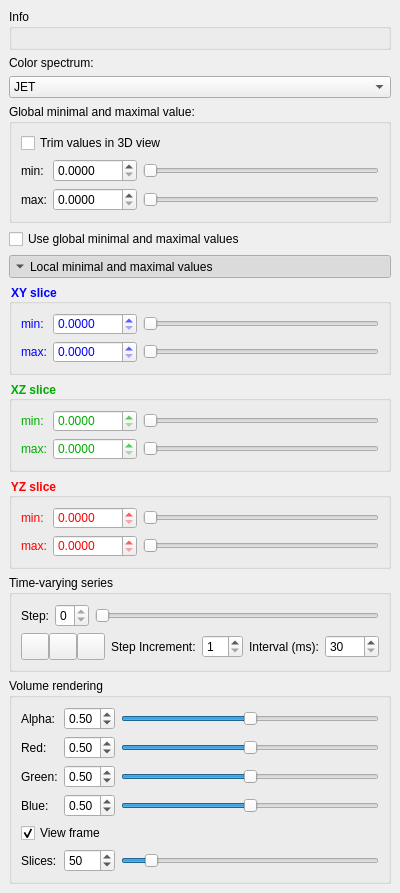
       <widget class="QWidget" name="scrollAreaWidgetContentsSelectedDataset">
        <property name="geometry">
         <rect>
          <x>0</x>
          <y>0</y>
          <width>383</width>
          <height>817</height>
         </rect>
        </property>
        <property name="sizePolicy">
         <sizepolicy hsizetype="Preferred" vsizetype="Fixed">
          <horstretch>0</horstretch>
          <verstretch>0</verstretch>
         </sizepolicy>
        </property>
        <layout class="QVBoxLayout" name="verticalLayoutSelectedDatasetScroll">
         <property name="spacing">
          <number>6</number>
         </property>
         <property name="leftMargin">
          <number>9</number>
         </property>
         <property name="topMargin">
          <number>9</number>
         </property>
         <property name="rightMargin">
          <number>9</number>
         </property>
         <property name="bottomMargin">
          <number>9</number>
         </property>
         <item>
          <widget class="QGroupBox" name="groupBoxSelectedDatasetInfo">
           <property name="title">
            <string>Info</string>
           </property>
           <layout class="QFormLayout" name="formLayoutSelectedDatasetInfo">
            <property name="fieldGrowthPolicy">
             <enum>QFormLayout::AllNonFixedFieldsGrow</enum>
            </property>
           </layout>
          </widget>
         </item>
         <item>
          <widget class="QLabel" name="labelColor">
           <property name="text">
            <string>Color spectrum:</string>
           </property>
           <property name="buddy">
            <cstring>comboBoxColormap</cstring>
           </property>
          </widget>
         </item>
         <item>
          <widget class="QComboBox" name="comboBoxColormap">
           <property name="sizePolicy">
            <sizepolicy hsizetype="Expanding" vsizetype="Fixed">
             <horstretch>0</horstretch>
             <verstretch>0</verstretch>
            </sizepolicy>
           </property>
           <property name="currentText">
            <string>JET</string>
           </property>
           <property name="currentIndex">
            <number>2</number>
           </property>
           <property name="maxVisibleItems">
            <number>15</number>
           </property>
           <property name="iconSize">
            <size>
             <width>128</width>
             <height>16</height>
            </size>
           </property>
           <item>
            <property name="text">
             <string>AUTUMN</string>
            </property>
            <property name="icon">
             <iconset resource="resources.qrc">
              <normaloff>:/colorscale/icons/colorscale_autumn.jpg</normaloff>:/colorscale/icons/colorscale_autumn.jpg</iconset>
            </property>
           </item>
           <item>
            <property name="text">
             <string>BONE</string>
            </property>
            <property name="icon">
             <iconset resource="resources.qrc">
              <normaloff>:/colorscale/icons/colorscale_bone.jpg</normaloff>:/colorscale/icons/colorscale_bone.jpg</iconset>
            </property>
           </item>
           <item>
            <property name="text">
             <string>JET</string>
            </property>
            <property name="icon">
             <iconset resource="resources.qrc">
              <normaloff>:/colorscale/icons/colorscale_jet.jpg</normaloff>:/colorscale/icons/colorscale_jet.jpg</iconset>
            </property>
           </item>
           <item>
            <property name="text">
             <string>WINTER</string>
            </property>
            <property name="icon">
             <iconset resource="resources.qrc">
              <normaloff>:/colorscale/icons/colorscale_winter.jpg</normaloff>:/colorscale/icons/colorscale_winter.jpg</iconset>
            </property>
           </item>
           <item>
            <property name="text">
             <string>RAINBOW</string>
            </property>
            <property name="icon">
             <iconset resource="resources.qrc">
              <normaloff>:/colorscale/icons/colorscale_rainbow.jpg</normaloff>:/colorscale/icons/colorscale_rainbow.jpg</iconset>
            </property>
           </item>
           <item>
            <property name="text">
             <string>OCEAN</string>
            </property>
            <property name="icon">
             <iconset resource="resources.qrc">
              <normaloff>:/colorscale/icons/colorscale_ocean.jpg</normaloff>:/colorscale/icons/colorscale_ocean.jpg</iconset>
            </property>
           </item>
           <item>
            <property name="text">
             <string>SUMMER</string>
            </property>
            <property name="icon">
             <iconset resource="resources.qrc">
              <normaloff>:/colorscale/icons/colorscale_summer.jpg</normaloff>:/colorscale/icons/colorscale_summer.jpg</iconset>
            </property>
           </item>
           <item>
            <property name="text">
             <string>SPRING</string>
            </property>
            <property name="icon">
             <iconset resource="resources.qrc">
              <normaloff>:/colorscale/icons/colorscale_spring.jpg</normaloff>:/colorscale/icons/colorscale_spring.jpg</iconset>
            </property>
           </item>
           <item>
            <property name="text">
             <string>COOL</string>
            </property>
            <property name="icon">
             <iconset resource="resources.qrc">
              <normaloff>:/colorscale/icons/colorscale_cool.jpg</normaloff>:/colorscale/icons/colorscale_cool.jpg</iconset>
            </property>
           </item>
           <item>
            <property name="text">
             <string>HSV</string>
            </property>
            <property name="icon">
             <iconset resource="resources.qrc">
              <normaloff>:/colorscale/icons/colorscale_hsv.jpg</normaloff>:/colorscale/icons/colorscale_hsv.jpg</iconset>
            </property>
           </item>
           <item>
            <property name="text">
             <string>PINK</string>
            </property>
            <property name="icon">
             <iconset resource="resources.qrc">
              <normaloff>:/colorscale/icons/colorscale_pink.jpg</normaloff>:/colorscale/icons/colorscale_pink.jpg</iconset>
            </property>
           </item>
           <item>
            <property name="text">
             <string>HOT</string>
            </property>
            <property name="icon">
             <iconset resource="resources.qrc">
              <normaloff>:/colorscale/icons/colorscale_hot.jpg</normaloff>:/colorscale/icons/colorscale_hot.jpg</iconset>
            </property>
           </item>
          </widget>
         </item>
         <item>
          <widget class="QGroupBox" name="groupBox">
           <property name="title">
            <string>Global minimal and maximal value:</string>
           </property>
           <property name="checkable">
            <bool>false</bool>
           </property>
           <layout class="QGridLayout" name="gridLayout">
            <item row="2" column="0">
             <widget class="QLabel" name="labelGlobalMax">
              <property name="text">
               <string>max:</string>
              </property>
             </widget>
            </item>
            <item row="1" column="0">
             <widget class="QLabel" name="labelGlobalMin">
              <property name="text">
               <string>min:</string>
              </property>
              <property name="buddy">
               <cstring>doubleSpinBoxMinGlobal</cstring>
              </property>
             </widget>
            </item>
            <item row="1" column="1">
             <widget class="QDoubleSpinBoxTS" name="doubleSpinBoxMinGlobal">
              <property name="decimals">
               <number>4</number>
              </property>
              <property name="maximum">
               <double>1000.000000000000000</double>
              </property>
             </widget>
            </item>
            <item row="2" column="1">
             <widget class="QDoubleSpinBoxTS" name="doubleSpinBoxMaxGlobal">
              <property name="decimals">
               <number>4</number>
              </property>
              <property name="maximum">
               <double>1000.000000000000000</double>
              </property>
             </widget>
            </item>
            <item row="2" column="2">
             <widget class="QSlider" name="horizontalSliderGlobalMax">
              <property name="maximum">
               <number>1000</number>
              </property>
              <property name="orientation">
               <enum>Qt::Horizontal</enum>
              </property>
             </widget>
            </item>
            <item row="1" column="2">
             <widget class="QSlider" name="horizontalSliderGlobalMin">
              <property name="maximum">
               <number>1000</number>
              </property>
              <property name="orientation">
               <enum>Qt::Horizontal</enum>
              </property>
             </widget>
            </item>
            <item row="0" column="0" colspan="3">
             <widget class="QCheckBox" name="checkBoxTrim">
              <property name="text">
               <string>Trim values in 3D view</string>
              </property>
             </widget>
            </item>
           </layout>
          </widget>
         </item>
         <item>
          <widget class="QCheckBox" name="checkBoxUseGlobal">
           <property name="text">
            <string>Use global minimal and maximal values</string>
           </property>
          </widget>
         </item>
         <item>
          <widget class="QToolButton" name="toolButtonLocalValues">
           <property name="sizePolicy">
            <sizepolicy hsizetype="Expanding" vsizetype="Fixed">
             <horstretch>0</horstretch>
             <verstretch>0</verstretch>
            </sizepolicy>
           </property>
           <property name="text">
            <string>Local minimal and maximal values</string>
           </property>
           <property name="checkable">
            <bool>true</bool>
           </property>
           <property name="checked">
            <bool>true</bool>
           </property>
           <property name="toolButtonStyle">
            <enum>Qt::ToolButtonTextBesideIcon</enum>
           </property>
           <property name="autoRaise">
            <bool>false</bool>
           </property>
           <property name="arrowType">
            <enum>Qt::DownArrow</enum>
           </property>
          </widget>
         </item>
         <item>
          <widget class="QGroupBox" name="groupBoxXY">
           <property name="font">
            <font>
             <weight>75</weight>
             <bold>true</bold>
            </font>
           </property>
           <property name="styleSheet">
            <string notr="true">color: rgb(0, 0, 255);</string>
           </property>
           <property name="title">
            <string>XY slice</string>
           </property>
           <layout class="QGridLayout" name="gridLayout_5">
            <item row="1" column="2">
             <widget class="QSlider" name="horizontalSliderXYMin">
              <property name="maximum">
               <number>1000</number>
              </property>
              <property name="orientation">
               <enum>Qt::Horizontal</enum>
              </property>
             </widget>
            </item>
            <item row="2" column="1">
             <widget class="QDoubleSpinBoxTS" name="doubleSpinBoxXYMax">
              <property name="decimals">
               <number>4</number>
              </property>
              <property name="maximum">
               <double>1000.000000000000000</double>
              </property>
             </widget>
            </item>
            <item row="1" column="1">
             <widget class="QDoubleSpinBoxTS" name="doubleSpinBoxXYMin">
              <property name="decimals">
               <number>4</number>
              </property>
              <property name="maximum">
               <double>1000.000000000000000</double>
              </property>
             </widget>
            </item>
            <item row="2" column="2">
             <widget class="QSlider" name="horizontalSliderXYMax">
              <property name="maximum">
               <number>1000</number>
              </property>
              <property name="orientation">
               <enum>Qt::Horizontal</enum>
              </property>
             </widget>
            </item>
            <item row="2" column="0">
             <widget class="QLabel" name="labelXYMax">
              <property name="text">
               <string>max:</string>
              </property>
              <property name="buddy">
               <cstring>doubleSpinBoxXYMax</cstring>
              </property>
             </widget>
            </item>
            <item row="1" column="0">
             <widget class="QLabel" name="labelXYMin">
              <property name="text">
               <string>min:</string>
              </property>
              <property name="buddy">
               <cstring>doubleSpinBoxXYMin</cstring>
              </property>
             </widget>
            </item>
           </layout>
          </widget>
         </item>
         <item>
          <widget class="QGroupBox" name="groupBoxXZ">
           <property name="font">
            <font>
             <weight>75</weight>
             <bold>true</bold>
            </font>
           </property>
           <property name="styleSheet">
            <string notr="true">color: rgb(0, 170, 0);</string>
           </property>
           <property name="title">
            <string>XZ slice</string>
           </property>
           <layout class="QGridLayout" name="gridLayout_6">
            <item row="0" column="0">
             <widget class="QLabel" name="labelXZMin">
              <property name="text">
               <string>min:</string>
              </property>
              <property name="buddy">
               <cstring>doubleSpinBoxXZMin</cstring>
              </property>
             </widget>
            </item>
            <item row="1" column="0">
             <widget class="QLabel" name="labelXZMax">
              <property name="text">
               <string>max:</string>
              </property>
              <property name="buddy">
               <cstring>doubleSpinBoxXZMax</cstring>
              </property>
             </widget>
            </item>
            <item row="0" column="2">
             <widget class="QSlider" name="horizontalSliderXZMin">
              <property name="font">
               <font>
                <family>Segoe UI</family>
                <pointsize>9</pointsize>
               </font>
              </property>
              <property name="maximum">
               <number>1000</number>
              </property>
              <property name="orientation">
               <enum>Qt::Horizontal</enum>
              </property>
             </widget>
            </item>
            <item row="1" column="1">
             <widget class="QDoubleSpinBoxTS" name="doubleSpinBoxXZMax">
              <property name="decimals">
               <number>4</number>
              </property>
              <property name="maximum">
               <double>1000.000000000000000</double>
              </property>
             </widget>
            </item>
            <item row="1" column="2">
             <widget class="QSlider" name="horizontalSliderXZMax">
              <property name="font">
               <font>
                <family>Segoe UI</family>
                <pointsize>9</pointsize>
               </font>
              </property>
              <property name="maximum">
               <number>1000</number>
              </property>
              <property name="orientation">
               <enum>Qt::Horizontal</enum>
              </property>
             </widget>
            </item>
            <item row="0" column="1">
             <widget class="QDoubleSpinBoxTS" name="doubleSpinBoxXZMin">
              <property name="decimals">
               <number>4</number>
              </property>
              <property name="maximum">
               <double>1000.000000000000000</double>
              </property>
             </widget>
            </item>
           </layout>
          </widget>
         </item>
         <item>
          <widget class="QGroupBox" name="groupBoxYZ">
           <property name="font">
            <font>
             <weight>75</weight>
             <bold>true</bold>
            </font>
           </property>
           <property name="styleSheet">
            <string notr="true">color: rgb(255, 0, 0);</string>
           </property>
           <property name="title">
            <string>YZ slice</string>
           </property>
           <layout class="QGridLayout" name="gridLayout_2">
            <item row="2" column="0">
             <widget class="QLabel" name="labelYZMax">
              <property name="text">
               <string>max:</string>
              </property>
              <property name="buddy">
               <cstring>doubleSpinBoxYZMax</cstring>
              </property>
             </widget>
            </item>
            <item row="2" column="1">
             <widget class="QDoubleSpinBoxTS" name="doubleSpinBoxYZMax">
              <property name="decimals">
               <number>4</number>
              </property>
              <property name="maximum">
               <double>1000.000000000000000</double>
              </property>
             </widget>
            </item>
            <item row="1" column="2">
             <widget class="QSlider" name="horizontalSliderYZMin">
              <property name="maximum">
               <number>1000</number>
              </property>
              <property name="orientation">
               <enum>Qt::Horizontal</enum>
              </property>
             </widget>
            </item>
            <item row="1" column="0">
             <widget class="QLabel" name="labelYZMin">
              <property name="text">
               <string>min:</string>
              </property>
              <property name="buddy">
               <cstring>doubleSpinBoxYZMin</cstring>
              </property>
             </widget>
            </item>
            <item row="2" column="2">
             <widget class="QSlider" name="horizontalSliderYZMax">
              <property name="maximum">
               <number>1000</number>
              </property>
              <property name="orientation">
               <enum>Qt::Horizontal</enum>
              </property>
             </widget>
            </item>
            <item row="1" column="1">
             <widget class="QDoubleSpinBoxTS" name="doubleSpinBoxYZMin">
              <property name="decimals">
               <number>4</number>
              </property>
              <property name="maximum">
               <double>1000.000000000000000</double>
              </property>
             </widget>
            </item>
           </layout>
          </widget>
         </item>
         <item>
          <widget class="QGroupBox" name="groupBoxSelectedDatasetTMSeries">
           <property name="sizePolicy">
            <sizepolicy hsizetype="Preferred" vsizetype="Fixed">
             <horstretch>0</horstretch>
             <verstretch>0</verstretch>
            </sizepolicy>
           </property>
           <property name="title">
            <string>Time-varying series</string>
           </property>
           <layout class="QGridLayout" name="gridLayoutSelectedDatasetTMSeries">
            <item row="2" column="0" rowspan="3" colspan="4" alignment="Qt::AlignLeft">
             <widget class="QWidget" name="widgetSelectedDatasetTMButtons" native="true">
              <layout class="QHBoxLayout" name="horizontalLayout_4">
               <property name="spacing">
                <number>0</number>
               </property>
               <property name="leftMargin">
                <number>0</number>
               </property>
               <property name="topMargin">
                <number>0</number>
               </property>
               <property name="rightMargin">
                <number>0</number>
               </property>
               <property name="bottomMargin">
                <number>0</number>
               </property>
               <item>
                <widget class="QToolButton" name="toolButtonPlay">
                 <property name="text">
                  <string/>
                 </property>
                 <property name="icon">
                  <iconset resource="resources.qrc">
                   <normaloff>:/icons/icons/images/icons_17.png</normaloff>
                   <normalon>:/icons/icons/images/icons_19.png</normalon>:/icons/icons/images/icons_17.png</iconset>
                 </property>
                 <property name="iconSize">
                  <size>
                   <width>20</width>
                   <height>20</height>
                  </size>
                 </property>
                 <property name="checkable">
                  <bool>true</bool>
                 </property>
                 <property name="checked">
                  <bool>false</bool>
                 </property>
                </widget>
               </item>
               <item>
                <widget class="QToolButton" name="toolButtonStart">
                 <property name="sizePolicy">
                  <sizepolicy hsizetype="Fixed" vsizetype="Fixed">
                   <horstretch>0</horstretch>
                   <verstretch>0</verstretch>
                  </sizepolicy>
                 </property>
                 <property name="text">
                  <string/>
                 </property>
                 <property name="icon">
                  <iconset resource="resources.qrc">
                   <normaloff>:/icons/icons/images/icons_18.png</normaloff>:/icons/icons/images/icons_18.png</iconset>
                 </property>
                 <property name="iconSize">
                  <size>
                   <width>20</width>
                   <height>20</height>
                  </size>
                 </property>
                </widget>
               </item>
               <item>
                <widget class="QToolButton" name="toolButtonEnd">
                 <property name="sizePolicy">
                  <sizepolicy hsizetype="Fixed" vsizetype="Fixed">
                   <horstretch>0</horstretch>
                   <verstretch>0</verstretch>
                  </sizepolicy>
                 </property>
                 <property name="text">
                  <string/>
                 </property>
                 <property name="icon">
                  <iconset resource="resources.qrc">
                   <normaloff>:/icons/icons/images/icons_20.png</normaloff>:/icons/icons/images/icons_20.png</iconset>
                 </property>
                 <property name="iconSize">
                  <size>
                   <width>20</width>
                   <height>20</height>
                  </size>
                 </property>
                 <property name="arrowType">
                  <enum>Qt::NoArrow</enum>
                 </property>
                </widget>
               </item>
              </layout>
             </widget>
            </item>
            <item row="0" column="2" rowspan="2" colspan="6">
             <widget class="QSlider" name="horizontalSliderSelectedDatasetStep">
              <property name="maximum">
               <number>0</number>
              </property>
              <property name="orientation">
               <enum>Qt::Horizontal</enum>
              </property>
             </widget>
            </item>
            <item row="0" column="1" rowspan="2">
             <widget class="QSpinBox" name="spinBoxSelectedDatasetStep">
              <property name="sizePolicy">
               <sizepolicy hsizetype="Fixed" vsizetype="Fixed">
                <horstretch>0</horstretch>
                <verstretch>0</verstretch>
               </sizepolicy>
              </property>
              <property name="maximum">
               <number>0</number>
              </property>
             </widget>
            </item>
            <item row="0" column="0" rowspan="2">
             <widget class="QLabel" name="labelSelectedDatasetStep">
              <property name="sizePolicy">
               <sizepolicy hsizetype="Fixed" vsizetype="Preferred">
                <horstretch>0</horstretch>
                <verstretch>0</verstretch>
               </sizepolicy>
              </property>
              <property name="text">
               <string>Step:</string>
              </property>
              <property name="buddy">
               <cstring>spinBoxSelectedDatasetStep</cstring>
              </property>
             </widget>
            </item>
            <item row="2" column="4" rowspan="3">
             <widget class="QLabel" name="label_2">
              <property name="sizePolicy">
               <sizepolicy hsizetype="Fixed" vsizetype="Preferred">
                <horstretch>0</horstretch>
                <verstretch>0</verstretch>
               </sizepolicy>
              </property>
              <property name="text">
               <string>Step Increment:</string>
              </property>
             </widget>
            </item>
            <item row="2" column="5" rowspan="3">
             <widget class="QSpinBox" name="spinBoxTMIncrement">
              <property name="sizePolicy">
               <sizepolicy hsizetype="Fixed" vsizetype="Fixed">
                <horstretch>0</horstretch>
                <verstretch>0</verstretch>
               </sizepolicy>
              </property>
              <property name="minimum">
               <number>1</number>
              </property>
             </widget>
            </item>
            <item row="2" column="6" rowspan="3">
             <widget class="QLabel" name="label">
              <property name="sizePolicy">
               <sizepolicy hsizetype="Fixed" vsizetype="Preferred">
                <horstretch>0</horstretch>
                <verstretch>0</verstretch>
               </sizepolicy>
              </property>
              <property name="text">
               <string>Interval (ms):</string>
              </property>
             </widget>
            </item>
            <item row="2" column="7" rowspan="3">
             <widget class="QSpinBox" name="spinBoxTMInterval">
              <property name="sizePolicy">
               <sizepolicy hsizetype="Fixed" vsizetype="Fixed">
                <horstretch>0</horstretch>
                <verstretch>0</verstretch>
               </sizepolicy>
              </property>
              <property name="minimum">
               <number>30</number>
              </property>
              <property name="maximum">
               <number>5000</number>
              </property>
              <property name="singleStep">
               <number>10</number>
              </property>
             </widget>
            </item>
           </layout>
          </widget>
         </item>
         <item>
          <widget class="QGroupBox" name="groupBoxVolumeRendering">
           <property name="sizePolicy">
            <sizepolicy hsizetype="Preferred" vsizetype="Fixed">
             <horstretch>0</horstretch>
             <verstretch>0</verstretch>
            </sizepolicy>
           </property>
           <property name="title">
            <string>Volume rendering</string>
           </property>
           <layout class="QGridLayout" name="gridLayout_3">
            <item row="0" column="2">
             <widget class="QSlider" name="horizontalSliderVRAlpha">
              <property name="maximum">
               <number>1000</number>
              </property>
              <property name="value">
               <number>500</number>
              </property>
              <property name="orientation">
               <enum>Qt::Horizontal</enum>
              </property>
             </widget>
            </item>
            <item row="1" column="0">
             <widget class="QLabel" name="label_4">
              <property name="text">
               <string>Red:</string>
              </property>
             </widget>
            </item>
            <item row="1" column="2">
             <widget class="QSlider" name="horizontalSliderVRRed">
              <property name="maximum">
               <number>1000</number>
              </property>
              <property name="value">
               <number>500</number>
              </property>
              <property name="orientation">
               <enum>Qt::Horizontal</enum>
              </property>
             </widget>
            </item>
            <item row="0" column="0">
             <widget class="QLabel" name="label_3">
              <property name="text">
               <string>Alpha:</string>
              </property>
             </widget>
            </item>
            <item row="3" column="0">
             <widget class="QLabel" name="label_6">
              <property name="text">
               <string>Blue:</string>
              </property>
             </widget>
            </item>
            <item row="2" column="0">
             <widget class="QLabel" name="label_5">
              <property name="text">
               <string>Green:</string>
              </property>
             </widget>
            </item>
            <item row="3" column="2">
             <widget class="QSlider" name="horizontalSliderVRBlue">
              <property name="maximum">
               <number>1000</number>
              </property>
              <property name="value">
               <number>500</number>
              </property>
              <property name="orientation">
               <enum>Qt::Horizontal</enum>
              </property>
             </widget>
            </item>
            <item row="2" column="2">
             <widget class="QSlider" name="horizontalSliderVRGreen">
              <property name="maximum">
               <number>1000</number>
              </property>
              <property name="value">
               <number>500</number>
              </property>
              <property name="orientation">
               <enum>Qt::Horizontal</enum>
              </property>
             </widget>
            </item>
            <item row="5" column="0">
             <widget class="QLabel" name="label_7">
              <property name="text">
               <string>Slices:</string>
              </property>
             </widget>
            </item>
            <item row="4" column="0" colspan="3">
             <widget class="QCheckBox" name="checkBoxVRFrame">
              <property name="text">
               <string>View frame</string>
              </property>
              <property name="checked">
               <bool>true</bool>
              </property>
             </widget>
            </item>
            <item row="5" column="2">
             <widget class="QSlider" name="horizontalSliderVRSlices">
              <property name="minimum">
               <number>3</number>
              </property>
              <property name="maximum">
               <number>500</number>
              </property>
              <property name="value">
               <number>50</number>
              </property>
              <property name="orientation">
               <enum>Qt::Horizontal</enum>
              </property>
             </widget>
            </item>
            <item row="0" column="1">
             <widget class="QDoubleSpinBox" name="doubleSpinBoxVRAlpha">
              <property name="maximum">
               <double>1.000000000000000</double>
              </property>
              <property name="singleStep">
               <double>0.010000000000000</double>
              </property>
              <property name="value">
               <double>0.500000000000000</double>
              </property>
             </widget>
            </item>
            <item row="1" column="1">
             <widget class="QDoubleSpinBox" name="doubleSpinBoxVRRed">
              <property name="maximum">
               <double>1.000000000000000</double>
              </property>
              <property name="singleStep">
               <double>0.010000000000000</double>
              </property>
              <property name="value">
               <double>0.500000000000000</double>
              </property>
             </widget>
            </item>
            <item row="2" column="1">
             <widget class="QDoubleSpinBox" name="doubleSpinBoxVRGreen">
              <property name="maximum">
               <double>1.000000000000000</double>
              </property>
              <property name="singleStep">
               <double>0.010000000000000</double>
              </property>
              <property name="value">
               <double>0.500000000000000</double>
              </property>
             </widget>
            </item>
            <item row="3" column="1">
             <widget class="QDoubleSpinBox" name="doubleSpinBoxVRBlue">
              <property name="maximum">
               <double>1.000000000000000</double>
              </property>
              <property name="singleStep">
               <double>0.010000000000000</double>
              </property>
              <property name="value">
               <double>0.500000000000000</double>
              </property>
             </widget>
            </item>
            <item row="5" column="1">
             <widget class="QSpinBox" name="spinBoxVRSlices">
              <property name="minimum">
               <number>3</number>
              </property>
              <property name="maximum">
               <number>500</number>
              </property>
              <property name="value">
               <number>50</number>
              </property>
             </widget>
            </item>
           </layout>
          </widget>
         </item>
        </layout>
       </widget>
